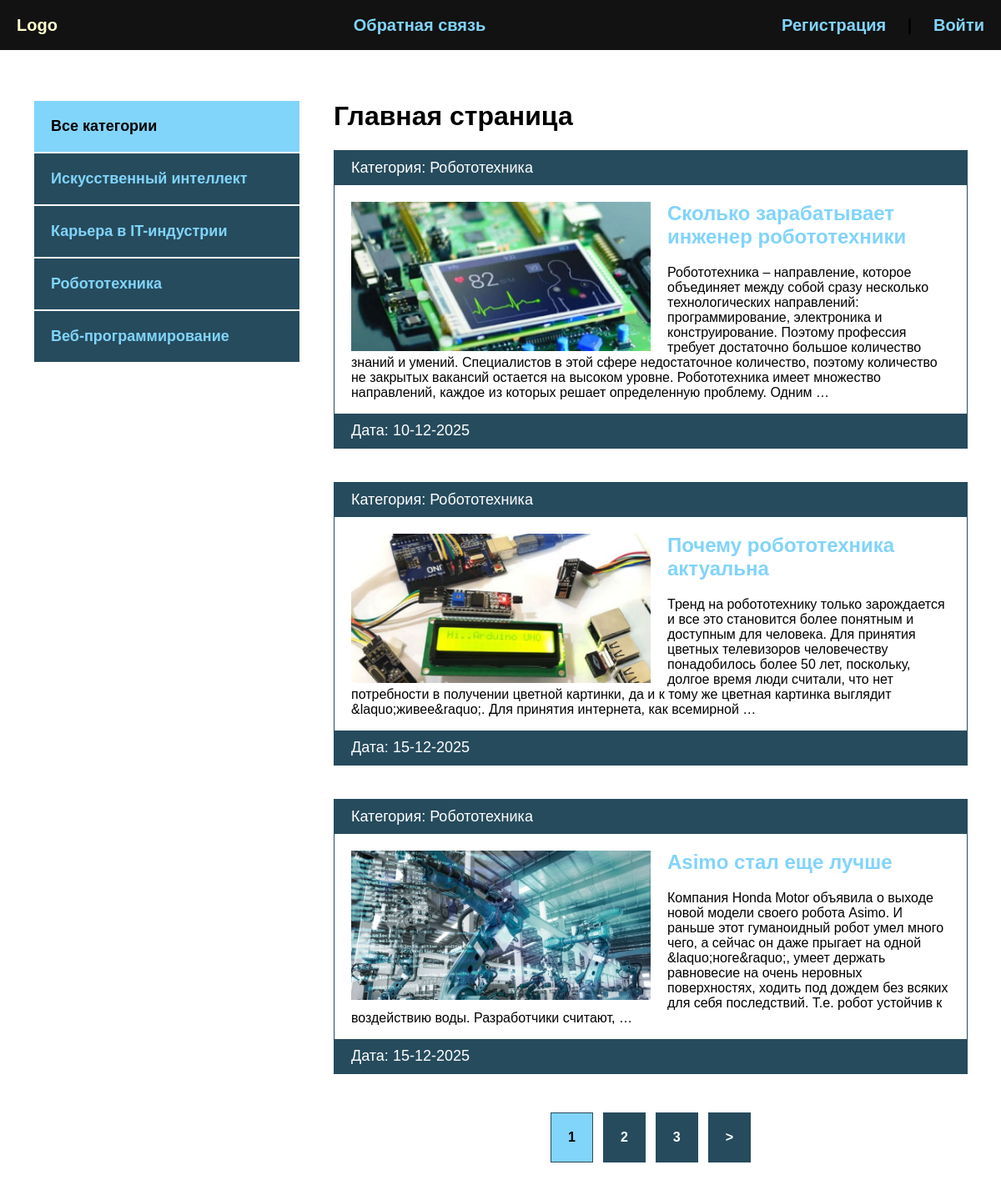
Before: / with the older database file.
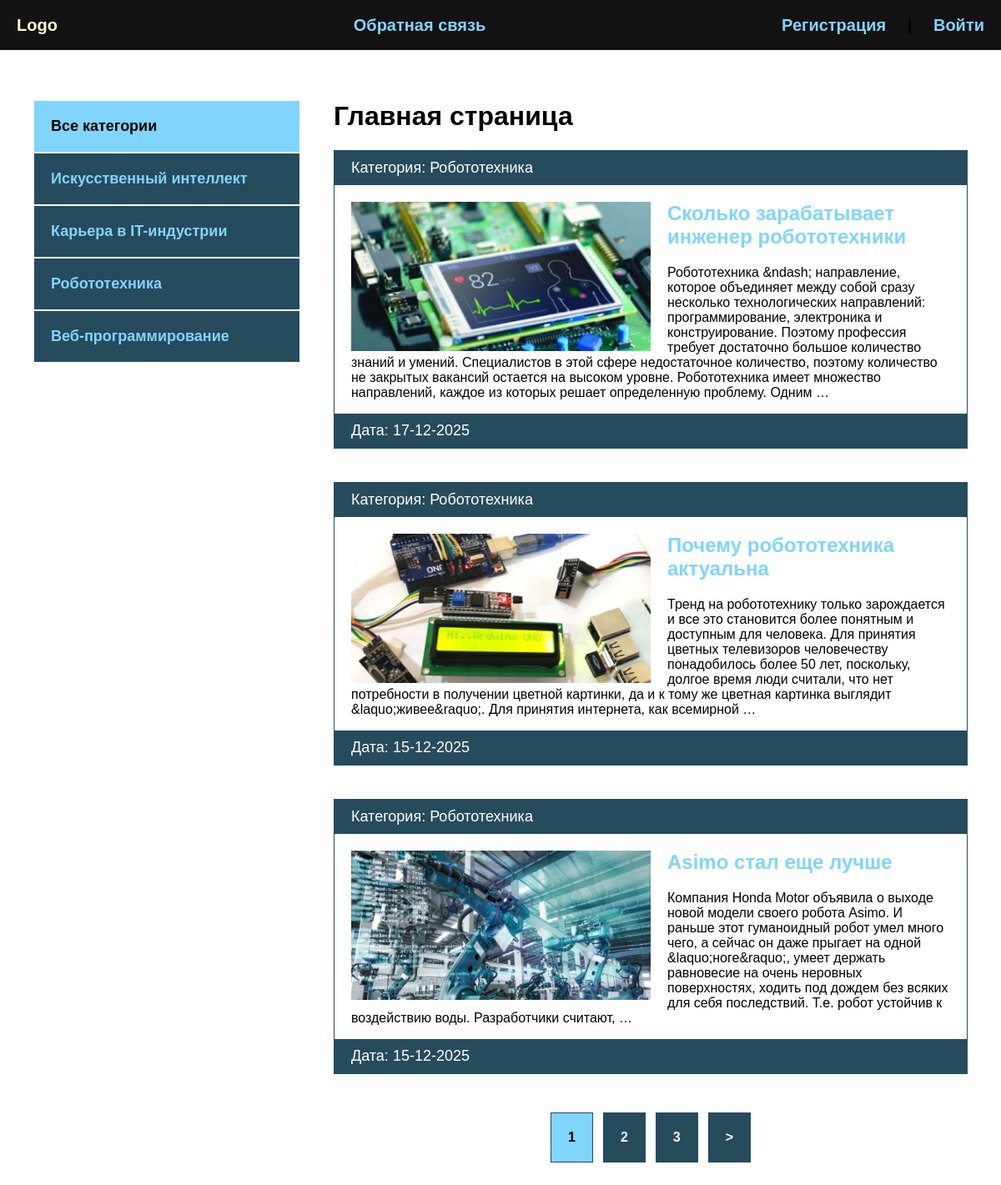
After: the same page with the newer database file.
### blog/models.py (models this page shows, shortened)
class Blog(models.Model):
    title = models.CharField(max_length=255, verbose_name="Название")
    slug = models.SlugField(max_length=255, unique=True, verbose_name="URL")
    content = models.TextField(blank=True, verbose_name="Контент")
    photo = models.ImageField(upload_to="photos/%Y/%m/%d/", blank=True, verbose_name='Фото')
    time_created = models.DateTimeField(auto_now_add=True, verbose_name='Дата публикации')
    time_update = models.DateTimeField(auto_now=True, verbose_name='Дата обновления')
    is_published = models.BooleanField(default=True, verbose_name='Опубликовано')
    cat = models.ForeignKey("Category", on_delete=models.PROTECT, verbose_name='Категория')
    def get_absolute_url(self):
        return reverse('post', kwargs={'post_slug': self.slug})
    class Meta:
        verbose_name = "новость"
        verbose_name_plural = "новости"
        ordering = ['-time_created']

class Category(models.Model):
    name = models.CharField(max_length=100, verbose_name='Категория')
    slug = models.SlugField(max_length=100, unique=True, verbose_name="URL")
    def __str__(self):
        return self.name
    def get_absolute_url(self):
        return reverse('category', kwargs={'cat_slug': self.slug})
    class Meta:
        verbose_name = 'категорию'
        verbose_name_plural = 'категории'

### blog/views.py (the view)
# urls.py: path('', BlogHome.as_view(), name="index"),
class BlogHome(DataMixin, ListView):
    model = Blog  # posts = Blog.objects.all()
    template_name = "blog/index.html"
    context_object_name = "posts"
    def get_context_data(self, *, object_list=None, **kwargs):
        context = super().get_context_data(**kwargs)
        c_def = self.get_user_context(title='Главная страница')
        return dict(list(context.items()) + list(c_def.items()))
    def get_queryset(self):
        return Blog.objects.filter(is_published=True).select_related('cat')

### blog/utils.py (called while the page is built)
    def get_user_context(self, **kwargs):
        context = kwargs
        cats = Category.objects.annotate(Count('blog'))
        user_menu = menu.copy()
        if not self.request.user.is_authenticated:
            user_menu.pop(0)
        context['menu'] = user_menu
        context['cats'] = cats
        if 'cat_selected' not in context:
            context['cat_selected'] = 0
        return context

### blog/templates/blog/index.html
{% extends 'blog/base.html' %}
{% load static %}
{% block content %}
<h1>{{ title }}</h1>
<ul>
    {% for p in posts %}
    <li>
        <p class="first">Категория: {{ p.cat }}</p>
        <div class="text">
            {% if p.photo %}
            <img src="{{ p.photo.url }}" class="image" alt="">
            {% else %}
            <img src="{% static 'blog/default.jpg' %}" class="image" alt="">
            {% endif %}
            <h2><a href="{{ p.get_absolute_url }}">{{ p.title }}</a></h2>
            <p>{{ p.content|striptags|truncatewords:50 }}</p>
        </div>
        <p class="date">Дата: {{ p.time_update|date:"d-m-Y" }}</p>
    </li>
    {% endfor %}
</ul>
{% endblock %}

Changed rows visible on the page:
changed Blog "Сколько зарабатывает инженер робототехники": content "Робототехника – направление, которое объединяет между…" → "Робототехника &ndash; направление, которое объединяет между…"; time_update "10-12-2025" → "17-12-2025"
